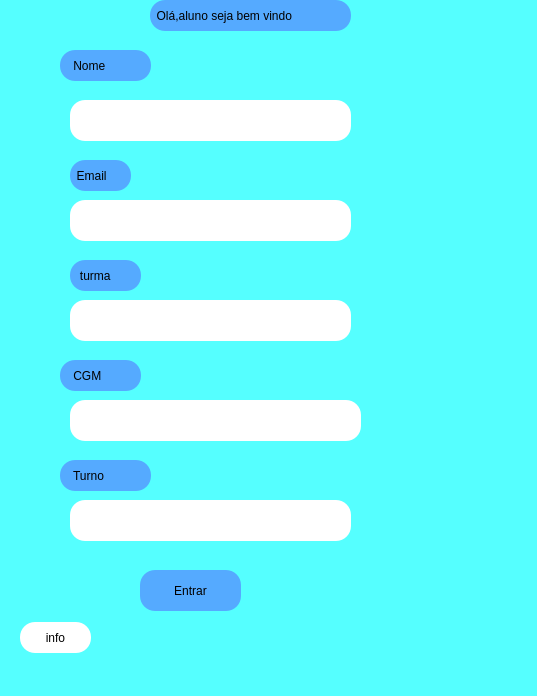
<?xml version="1.0" encoding="UTF-8"?>
<ui version="4.0">
 <class>MainWindow</class>
 <widget class="QMainWindow" name="MainWindow">
  <property name="geometry">
   <rect>
    <x>0</x>
    <y>0</y>
    <width>537</width>
    <height>696</height>
   </rect>
  </property>
  <property name="windowTitle">
   <string>MainWindow</string>
  </property>
  <property name="styleSheet">
   <string notr="true">background-color: rgb(85, 255, 255);</string>
  </property>
  <widget class="QWidget" name="centralwidget">
   <widget class="QLabel" name="label">
    <property name="geometry">
     <rect>
      <x>150</x>
      <y>0</y>
      <width>201</width>
      <height>31</height>
     </rect>
    </property>
    <property name="styleSheet">
     <string notr="true">background-color: rgb(85, 170, 255);
font: 12pt &quot;MS Shell Dlg 2&quot;;
border-radius:15px;
border style:outse;
border-width:2px;</string>
    </property>
    <property name="text">
     <string>  Olá,aluno seja bem vindo</string>
    </property>
   </widget>
   <widget class="QWidget" name="verticalWidget" native="true">
    <property name="geometry">
     <rect>
      <x>70</x>
      <y>100</y>
      <width>281</width>
      <height>41</height>
     </rect>
    </property>
    <property name="styleSheet">
     <string notr="true">background-color: rgb(255, 255, 255);
border-radius:15px;
border style:outse;
border-width:2px;</string>
    </property>
    <layout class="QVBoxLayout" name="verticalLayout"/>
   </widget>
   <widget class="QWidget" name="verticalWidget" native="true">
    <property name="geometry">
     <rect>
      <x>70</x>
      <y>200</y>
      <width>281</width>
      <height>41</height>
     </rect>
    </property>
    <property name="styleSheet">
     <string notr="true">background-color: rgb(255, 255, 255);
border-radius:15px;
border style:outse;
border-width:2px;</string>
    </property>
    <layout class="QVBoxLayout" name="verticalLayout_2"/>
   </widget>
   <widget class="QPushButton" name="pushButton_2">
    <property name="geometry">
     <rect>
      <x>140</x>
      <y>570</y>
      <width>101</width>
      <height>41</height>
     </rect>
    </property>
    <property name="styleSheet">
     <string notr="true">background-color: rgb(85, 170, 255);
border-radius:15px;
border style:outse;
border-width:2px;</string>
    </property>
    <property name="text">
     <string>Entrar</string>
    </property>
   </widget>
   <widget class="QWidget" name="verticalLayoutWidget_2">
    <property name="geometry">
     <rect>
      <x>60</x>
      <y>360</y>
      <width>2</width>
      <height>2</height>
     </rect>
    </property>
    <layout class="QVBoxLayout" name="verticalLayout_4"/>
   </widget>
   <widget class="QWidget" name="verticalWidget" native="true">
    <property name="geometry">
     <rect>
      <x>70</x>
      <y>300</y>
      <width>281</width>
      <height>41</height>
     </rect>
    </property>
    <property name="styleSheet">
     <string notr="true">background-color: rgb(255, 255, 255);
border-radius:15px;
border style:outse;
border-width:2px;</string>
    </property>
    <layout class="QVBoxLayout" name="verticalLayout_5"/>
   </widget>
   <widget class="QWidget" name="verticalWidget" native="true">
    <property name="geometry">
     <rect>
      <x>70</x>
      <y>500</y>
      <width>281</width>
      <height>41</height>
     </rect>
    </property>
    <property name="styleSheet">
     <string notr="true">background-color: rgb(255, 255, 255);
border-radius:15px;
border style:outse;
border-width:2px;</string>
    </property>
    <layout class="QVBoxLayout" name="verticalLayout_3"/>
   </widget>
   <widget class="QLabel" name="label_2">
    <property name="geometry">
     <rect>
      <x>60</x>
      <y>460</y>
      <width>91</width>
      <height>31</height>
     </rect>
    </property>
    <property name="styleSheet">
     <string notr="true">background-color: rgb(85, 170, 255);
font: 75 8pt &quot;Orbitron&quot;;
font: 12pt &quot;MS Shell Dlg 2&quot;;
border-radius:15px;
border style:outse;
border-width:2px;</string>
    </property>
    <property name="text">
     <string>    Turno</string>
    </property>
   </widget>
   <widget class="QLabel" name="label_3">
    <property name="geometry">
     <rect>
      <x>70</x>
      <y>260</y>
      <width>71</width>
      <height>31</height>
     </rect>
    </property>
    <property name="styleSheet">
     <string notr="true">background-color: rgb(85, 170, 255);
font: 12pt &quot;MS Shell Dlg 2&quot;;
border-radius:15px;
border style:outse;
border-width:2px;</string>
    </property>
    <property name="text">
     <string>   turma</string>
    </property>
   </widget>
   <widget class="QLabel" name="label_4">
    <property name="geometry">
     <rect>
      <x>70</x>
      <y>160</y>
      <width>61</width>
      <height>31</height>
     </rect>
    </property>
    <property name="styleSheet">
     <string notr="true">background-color: rgb(85, 170, 255);
font: 12pt &quot;MS Shell Dlg 2&quot;;
border-radius:15px;
border style:outse;
border-width:2px;</string>
    </property>
    <property name="text">
     <string>  Email</string>
    </property>
   </widget>
   <widget class="QLabel" name="label_5">
    <property name="geometry">
     <rect>
      <x>60</x>
      <y>50</y>
      <width>91</width>
      <height>31</height>
     </rect>
    </property>
    <property name="styleSheet">
     <string notr="true">background-color: rgb(85, 170, 255);
font: 12pt &quot;MS Shell Dlg 2&quot;;
border-radius:15px;
border style:outse;
border-width:2px;</string>
    </property>
    <property name="text">
     <string>    Nome</string>
    </property>
   </widget>
   <widget class="QWidget" name="verticalWidget" native="true">
    <property name="geometry">
     <rect>
      <x>70</x>
      <y>400</y>
      <width>291</width>
      <height>41</height>
     </rect>
    </property>
    <property name="styleSheet">
     <string notr="true">background-color: rgb(255, 255, 255);
border-radius:15px;
border style:outse;
border-width:2px;</string>
    </property>
    <layout class="QVBoxLayout" name="verticalLayout_6"/>
   </widget>
   <widget class="QLabel" name="label_6">
    <property name="geometry">
     <rect>
      <x>60</x>
      <y>360</y>
      <width>81</width>
      <height>31</height>
     </rect>
    </property>
    <property name="styleSheet">
     <string notr="true">background-color: rgb(85, 170, 255);
font: 12pt &quot;MS Shell Dlg 2&quot;;
border-radius:15px;
border style:outse;
border-width:2px;</string>
    </property>
    <property name="text">
     <string>    CGM</string>
    </property>
   </widget>
   <widget class="QPushButton" name="pushButton">
    <property name="geometry">
     <rect>
      <x>20</x>
      <y>622</y>
      <width>71</width>
      <height>31</height>
     </rect>
    </property>
    <property name="styleSheet">
     <string notr="true">background-color: rgb(255, 255, 255);
font: 12pt &quot;MS Shell Dlg 2&quot;;

border-radius:15px;
border style:outse;
border-width:2px;</string>
    </property>
    <property name="text">
     <string>info</string>
    </property>
   </widget>
  </widget>
  <widget class="QMenuBar" name="menubar">
   <property name="geometry">
    <rect>
     <x>0</x>
     <y>0</y>
     <width>537</width>
     <height>21</height>
    </rect>
   </property>
  </widget>
  <widget class="QStatusBar" name="statusbar"/>
 </widget>
 <resources/>
 <connections/>
</ui>
